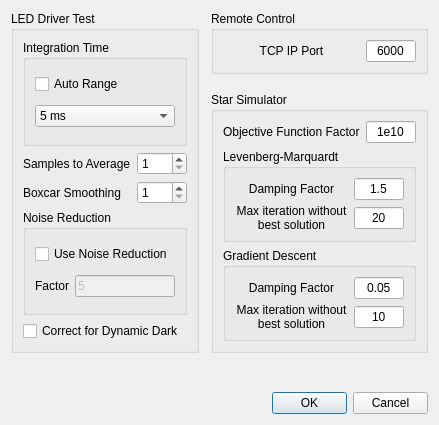
<?xml version="1.0" encoding="UTF-8"?>
<ui version="4.0">
 <class>GeneralSettings</class>
 <widget class="QDialog" name="GeneralSettings">
  <property name="geometry">
   <rect>
    <x>0</x>
    <y>0</y>
    <width>430</width>
    <height>425</height>
   </rect>
  </property>
  <property name="sizePolicy">
   <sizepolicy hsizetype="Fixed" vsizetype="Fixed">
    <horstretch>0</horstretch>
    <verstretch>0</verstretch>
   </sizepolicy>
  </property>
  <property name="maximumSize">
   <size>
    <width>16777215</width>
    <height>16777215</height>
   </size>
  </property>
  <property name="windowTitle">
   <string>General Settings</string>
  </property>
  <property name="sizeGripEnabled">
   <bool>false</bool>
  </property>
  <layout class="QGridLayout" name="gridLayout_11">
   <item row="0" column="0" rowspan="3">
    <widget class="QGroupBox" name="groupBox">
     <property name="title">
      <string>LED Driver Test</string>
     </property>
     <layout class="QGridLayout" name="gridLayout">
      <item row="0" column="0">
       <widget class="QGroupBox" name="groupBox_1">
        <property name="title">
         <string>Integration Time</string>
        </property>
        <layout class="QGridLayout" name="gridLayout_7">
         <item row="0" column="0">
          <widget class="QCheckBox" name="autoRangeCheckBox">
           <property name="text">
            <string>Auto Range</string>
           </property>
          </widget>
         </item>
         <item row="1" column="0">
          <widget class="QComboBox" name="integrationTimeComboBox">
           <property name="currentIndex">
            <number>4</number>
           </property>
           <item>
            <property name="text">
             <string>1.1 ms</string>
            </property>
           </item>
           <item>
            <property name="text">
             <string>2 ms</string>
            </property>
           </item>
           <item>
            <property name="text">
             <string>3 ms</string>
            </property>
           </item>
           <item>
            <property name="text">
             <string>4 ms</string>
            </property>
           </item>
           <item>
            <property name="text">
             <string>5 ms</string>
            </property>
           </item>
           <item>
            <property name="text">
             <string>6 ms</string>
            </property>
           </item>
           <item>
            <property name="text">
             <string>8 ms</string>
            </property>
           </item>
           <item>
            <property name="text">
             <string>10 ms</string>
            </property>
           </item>
           <item>
            <property name="text">
             <string>15 ms</string>
            </property>
           </item>
           <item>
            <property name="text">
             <string>25 ms</string>
            </property>
           </item>
           <item>
            <property name="text">
             <string>35 ms</string>
            </property>
           </item>
           <item>
            <property name="text">
             <string>45 ms</string>
            </property>
           </item>
           <item>
            <property name="text">
             <string>65 ms</string>
            </property>
           </item>
           <item>
            <property name="text">
             <string>100 ms</string>
            </property>
           </item>
           <item>
            <property name="text">
             <string>130 ms</string>
            </property>
           </item>
           <item>
            <property name="text">
             <string>190 ms</string>
            </property>
           </item>
           <item>
            <property name="text">
             <string>260 ms</string>
            </property>
           </item>
           <item>
            <property name="text">
             <string>375 ms</string>
            </property>
           </item>
           <item>
            <property name="text">
             <string>500 ms</string>
            </property>
           </item>
           <item>
            <property name="text">
             <string>750 ms</string>
            </property>
           </item>
           <item>
            <property name="text">
             <string>1000 ms</string>
            </property>
           </item>
           <item>
            <property name="text">
             <string>2000 ms</string>
            </property>
           </item>
           <item>
            <property name="text">
             <string>4000 ms</string>
            </property>
           </item>
          </widget>
         </item>
        </layout>
       </widget>
      </item>
      <item row="1" column="0">
       <layout class="QGridLayout" name="gridLayout_1">
        <item row="0" column="1">
         <widget class="QSpinBox" name="samplesToAverageSpinBox">
          <property name="minimumSize">
           <size>
            <width>50</width>
            <height>0</height>
           </size>
          </property>
          <property name="maximumSize">
           <size>
            <width>50</width>
            <height>16777215</height>
           </size>
          </property>
          <property name="minimum">
           <number>1</number>
          </property>
         </widget>
        </item>
        <item row="0" column="0">
         <widget class="QLabel" name="label_3">
          <property name="text">
           <string>Samples to Average</string>
          </property>
         </widget>
        </item>
        <item row="1" column="0">
         <widget class="QLabel" name="label_7">
          <property name="text">
           <string>Boxcar Smoothing</string>
          </property>
         </widget>
        </item>
        <item row="1" column="1">
         <widget class="QSpinBox" name="smoothingSpinBox">
          <property name="minimumSize">
           <size>
            <width>50</width>
            <height>0</height>
           </size>
          </property>
          <property name="maximumSize">
           <size>
            <width>50</width>
            <height>16777215</height>
           </size>
          </property>
          <property name="minimum">
           <number>1</number>
          </property>
          <property name="maximum">
           <number>50</number>
          </property>
         </widget>
        </item>
       </layout>
      </item>
      <item row="2" column="0">
       <widget class="QGroupBox" name="groupBox_2">
        <property name="title">
         <string>Noise Reduction</string>
        </property>
        <layout class="QGridLayout" name="gridLayout_9">
         <item row="0" column="0">
          <widget class="QCheckBox" name="noiseReductionCheckBox">
           <property name="enabled">
            <bool>true</bool>
           </property>
           <property name="text">
            <string>Use Noise Reduction</string>
           </property>
          </widget>
         </item>
         <item row="1" column="0">
          <layout class="QGridLayout" name="gridLayout_2">
           <item row="0" column="1">
            <widget class="QLineEdit" name="noiseReductionLineEdit">
             <property name="enabled">
              <bool>false</bool>
             </property>
             <property name="text">
              <string>5</string>
             </property>
             <property name="placeholderText">
              <string/>
             </property>
            </widget>
           </item>
           <item row="0" column="0">
            <widget class="QLabel" name="label_6">
             <property name="text">
              <string>Factor</string>
             </property>
            </widget>
           </item>
          </layout>
         </item>
        </layout>
       </widget>
      </item>
      <item row="3" column="0">
       <widget class="QCheckBox" name="dynamicDarkCheckBox">
        <property name="text">
         <string>Correct for Dynamic Dark</string>
        </property>
       </widget>
      </item>
     </layout>
    </widget>
   </item>
   <item row="0" column="1" rowspan="3">
    <spacer name="horizontalSpacer_2">
     <property name="orientation">
      <enum>Qt::Horizontal</enum>
     </property>
     <property name="sizeHint" stdset="0">
      <size>
       <width>40</width>
       <height>20</height>
      </size>
     </property>
    </spacer>
   </item>
   <item row="0" column="2" colspan="2">
    <widget class="QGroupBox" name="groupBox_3">
     <property name="minimumSize">
      <size>
       <width>201</width>
       <height>0</height>
      </size>
     </property>
     <property name="title">
      <string>Remote Control</string>
     </property>
     <layout class="QGridLayout" name="gridLayout_3">
      <item row="0" column="0">
       <layout class="QGridLayout" name="gridLayout_12">
        <item row="0" column="0">
         <widget class="QLabel" name="label">
          <property name="maximumSize">
           <size>
            <width>16777215</width>
            <height>16777215</height>
           </size>
          </property>
          <property name="text">
           <string>TCP IP Port</string>
          </property>
          <property name="alignment">
           <set>Qt::AlignCenter</set>
          </property>
         </widget>
        </item>
        <item row="0" column="1">
         <widget class="QLineEdit" name="remoteControlTCPPort">
          <property name="minimumSize">
           <size>
            <width>50</width>
            <height>0</height>
           </size>
          </property>
          <property name="maximumSize">
           <size>
            <width>50</width>
            <height>16777215</height>
           </size>
          </property>
          <property name="inputMethodHints">
           <set>Qt::ImhDigitsOnly</set>
          </property>
          <property name="text">
           <string>6000</string>
          </property>
          <property name="alignment">
           <set>Qt::AlignCenter</set>
          </property>
         </widget>
        </item>
       </layout>
      </item>
     </layout>
    </widget>
   </item>
   <item row="1" column="3">
    <spacer name="verticalSpacer">
     <property name="orientation">
      <enum>Qt::Vertical</enum>
     </property>
     <property name="sizeHint" stdset="0">
      <size>
       <width>138</width>
       <height>13</height>
      </size>
     </property>
    </spacer>
   </item>
   <item row="2" column="2" colspan="2">
    <widget class="QGroupBox" name="groupBox_4">
     <property name="minimumSize">
      <size>
       <width>0</width>
       <height>250</height>
      </size>
     </property>
     <property name="title">
      <string>Star Simulator</string>
     </property>
     <layout class="QGridLayout" name="gridLayout_10">
      <item row="2" column="0">
       <widget class="QGroupBox" name="groupBox_6">
        <property name="title">
         <string>Gradient Descent</string>
        </property>
        <layout class="QGridLayout" name="gridLayout_8">
         <item row="0" column="0">
          <layout class="QGridLayout" name="gridLayout_6">
           <item row="1" column="0">
            <widget class="QLabel" name="label_5">
             <property name="text">
              <string>Max iteration without
best solution</string>
             </property>
             <property name="alignment">
              <set>Qt::AlignCenter</set>
             </property>
            </widget>
           </item>
           <item row="0" column="0">
            <widget class="QLabel" name="label_8">
             <property name="text">
              <string>Damping Factor</string>
             </property>
             <property name="alignment">
              <set>Qt::AlignCenter</set>
             </property>
            </widget>
           </item>
           <item row="0" column="1">
            <widget class="QLineEdit" name="gdDampingFactor">
             <property name="minimumSize">
              <size>
               <width>50</width>
               <height>0</height>
              </size>
             </property>
             <property name="maximumSize">
              <size>
               <width>50</width>
               <height>16777215</height>
              </size>
             </property>
             <property name="text">
              <string>0.05</string>
             </property>
             <property name="alignment">
              <set>Qt::AlignCenter</set>
             </property>
            </widget>
           </item>
           <item row="1" column="1">
            <widget class="QLineEdit" name="gdMaxIteration">
             <property name="minimumSize">
              <size>
               <width>50</width>
               <height>0</height>
              </size>
             </property>
             <property name="maximumSize">
              <size>
               <width>50</width>
               <height>16777215</height>
              </size>
             </property>
             <property name="text">
              <string>10</string>
             </property>
             <property name="alignment">
              <set>Qt::AlignCenter</set>
             </property>
            </widget>
           </item>
          </layout>
         </item>
        </layout>
       </widget>
      </item>
      <item row="1" column="0">
       <widget class="QGroupBox" name="groupBox_5">
        <property name="title">
         <string>Levenberg-Marquardt</string>
        </property>
        <layout class="QGridLayout" name="gridLayout_5">
         <item row="0" column="0">
          <layout class="QGridLayout" name="gridLayout_4">
           <item row="1" column="0">
            <widget class="QLabel" name="label_4">
             <property name="text">
              <string>Max iteration without
best solution</string>
             </property>
             <property name="alignment">
              <set>Qt::AlignCenter</set>
             </property>
            </widget>
           </item>
           <item row="0" column="0">
            <widget class="QLabel" name="label_2">
             <property name="text">
              <string>Damping Factor</string>
             </property>
             <property name="alignment">
              <set>Qt::AlignCenter</set>
             </property>
            </widget>
           </item>
           <item row="0" column="1">
            <widget class="QLineEdit" name="lmDampingFactor">
             <property name="minimumSize">
              <size>
               <width>50</width>
               <height>0</height>
              </size>
             </property>
             <property name="maximumSize">
              <size>
               <width>50</width>
               <height>16777215</height>
              </size>
             </property>
             <property name="text">
              <string>1.5</string>
             </property>
             <property name="alignment">
              <set>Qt::AlignCenter</set>
             </property>
            </widget>
           </item>
           <item row="1" column="1">
            <widget class="QLineEdit" name="lmMaxIteration">
             <property name="minimumSize">
              <size>
               <width>50</width>
               <height>0</height>
              </size>
             </property>
             <property name="maximumSize">
              <size>
               <width>50</width>
               <height>16777215</height>
              </size>
             </property>
             <property name="text">
              <string>20</string>
             </property>
             <property name="alignment">
              <set>Qt::AlignCenter</set>
             </property>
            </widget>
           </item>
          </layout>
         </item>
        </layout>
       </widget>
      </item>
      <item row="0" column="0">
       <layout class="QHBoxLayout" name="horizontalLayout_2">
        <item>
         <widget class="QLabel" name="label_9">
          <property name="text">
           <string>Objective Function Factor</string>
          </property>
         </widget>
        </item>
        <item>
         <widget class="QLineEdit" name="objectiveFunctionFactor">
          <property name="minimumSize">
           <size>
            <width>50</width>
            <height>0</height>
           </size>
          </property>
          <property name="maximumSize">
           <size>
            <width>50</width>
            <height>16777215</height>
           </size>
          </property>
          <property name="text">
           <string>1e10</string>
          </property>
          <property name="alignment">
           <set>Qt::AlignCenter</set>
          </property>
         </widget>
        </item>
       </layout>
      </item>
     </layout>
    </widget>
   </item>
   <item row="3" column="1" colspan="2">
    <spacer name="verticalSpacer_2">
     <property name="orientation">
      <enum>Qt::Vertical</enum>
     </property>
     <property name="sizeHint" stdset="0">
      <size>
       <width>20</width>
       <height>40</height>
      </size>
     </property>
    </spacer>
   </item>
   <item row="4" column="2" colspan="2">
    <layout class="QHBoxLayout" name="horizontalLayout">
     <item>
      <spacer name="horizontalSpacer">
       <property name="orientation">
        <enum>Qt::Horizontal</enum>
       </property>
       <property name="sizeHint" stdset="0">
        <size>
         <width>40</width>
         <height>20</height>
        </size>
       </property>
      </spacer>
     </item>
     <item>
      <widget class="QPushButton" name="btnOk">
       <property name="maximumSize">
        <size>
         <width>75</width>
         <height>16777215</height>
        </size>
       </property>
       <property name="text">
        <string>OK</string>
       </property>
      </widget>
     </item>
     <item>
      <widget class="QPushButton" name="btnCancel">
       <property name="maximumSize">
        <size>
         <width>75</width>
         <height>16777215</height>
        </size>
       </property>
       <property name="text">
        <string>Cancel</string>
       </property>
      </widget>
     </item>
    </layout>
   </item>
  </layout>
 </widget>
 <tabstops>
  <tabstop>autoRangeCheckBox</tabstop>
  <tabstop>integrationTimeComboBox</tabstop>
  <tabstop>samplesToAverageSpinBox</tabstop>
  <tabstop>smoothingSpinBox</tabstop>
  <tabstop>noiseReductionCheckBox</tabstop>
  <tabstop>noiseReductionLineEdit</tabstop>
  <tabstop>dynamicDarkCheckBox</tabstop>
  <tabstop>remoteControlTCPPort</tabstop>
  <tabstop>objectiveFunctionFactor</tabstop>
  <tabstop>lmDampingFactor</tabstop>
  <tabstop>lmMaxIteration</tabstop>
  <tabstop>gdDampingFactor</tabstop>
  <tabstop>gdMaxIteration</tabstop>
  <tabstop>btnOk</tabstop>
  <tabstop>btnCancel</tabstop>
 </tabstops>
 <resources/>
 <connections>
  <connection>
   <sender>btnCancel</sender>
   <signal>clicked()</signal>
   <receiver>GeneralSettings</receiver>
   <slot>reject()</slot>
   <hints>
    <hint type="sourcelabel">
     <x>302</x>
     <y>333</y>
    </hint>
    <hint type="destinationlabel">
     <x>367</x>
     <y>334</y>
    </hint>
   </hints>
  </connection>
 </connections>
</ui>
